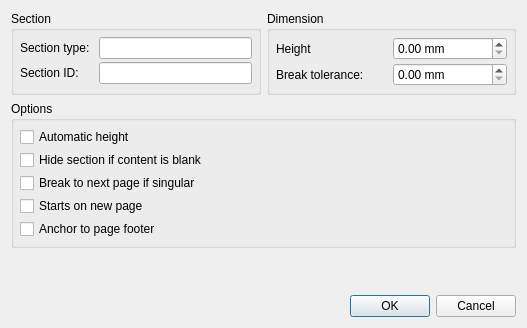
<?xml version="1.0" encoding="UTF-8"?>
<ui version="4.0">
 <class>NCRDSectionDialogUI</class>
 <widget class="QDialog" name="NCRDSectionDialogUI">
  <property name="windowModality">
   <enum>Qt::ApplicationModal</enum>
  </property>
  <property name="geometry">
   <rect>
    <x>0</x>
    <y>0</y>
    <width>527</width>
    <height>328</height>
   </rect>
  </property>
  <property name="windowTitle">
   <string>Report section settings</string>
  </property>
  <layout class="QVBoxLayout" name="formLayout">
   <item>
    <layout class="QHBoxLayout" name="horizontalLayout">
     <item>
      <widget class="QGroupBox" name="groupBox">
       <property name="title">
        <string>Section</string>
       </property>
       <layout class="QGridLayout" name="grid0">
        <property name="margin">
         <number>6</number>
        </property>
        <property name="spacing">
         <number>3</number>
        </property>
        <item row="1" column="1" colspan="2">
         <widget class="QLineEdit" name="leID"/>
        </item>
        <item row="0" column="1" colspan="2">
         <widget class="QLineEdit" name="leType">
          <property name="enabled">
           <bool>true</bool>
          </property>
          <property name="readOnly">
           <bool>true</bool>
          </property>
         </widget>
        </item>
        <item row="0" column="0">
         <widget class="QLabel" name="label">
          <property name="text">
           <string>Section type:</string>
          </property>
         </widget>
        </item>
        <item row="1" column="0">
         <widget class="QLabel" name="label_2">
          <property name="text">
           <string>Section ID:</string>
          </property>
         </widget>
        </item>
       </layout>
      </widget>
     </item>
     <item>
      <widget class="QGroupBox" name="groupBox_2">
       <property name="title">
        <string>Dimension</string>
       </property>
       <layout class="QGridLayout" name="gridLayout">
        <property name="margin">
         <number>6</number>
        </property>
        <property name="spacing">
         <number>3</number>
        </property>
        <item row="0" column="0">
         <widget class="QLabel" name="label_3">
          <property name="text">
           <string>Height</string>
          </property>
         </widget>
        </item>
        <item row="0" column="1">
         <widget class="QDoubleSpinBox" name="spHeight">
          <property name="suffix">
           <string> mm</string>
          </property>
          <property name="maximum">
           <double>999.990000000000009</double>
          </property>
         </widget>
        </item>
        <item row="1" column="0">
         <widget class="QLabel" name="label_4">
          <property name="text">
           <string>Break tolerance:</string>
          </property>
         </widget>
        </item>
        <item row="1" column="1">
         <widget class="QDoubleSpinBox" name="spOrphan">
          <property name="suffix">
           <string> mm</string>
          </property>
          <property name="maximum">
           <double>9999.000000000000000</double>
          </property>
         </widget>
        </item>
       </layout>
      </widget>
     </item>
    </layout>
   </item>
   <item>
    <widget class="QGroupBox" name="groupBox_3">
     <property name="title">
      <string>Options</string>
     </property>
     <layout class="QVBoxLayout" name="verticalLayout">
      <property name="spacing">
       <number>3</number>
      </property>
      <property name="margin">
       <number>6</number>
      </property>
      <item>
       <widget class="QCheckBox" name="cbAutoHeight">
        <property name="text">
         <string>Automatic height</string>
        </property>
       </widget>
      </item>
      <item>
       <widget class="QCheckBox" name="cbHideIfBlank">
        <property name="text">
         <string>Hide section if content is blank</string>
        </property>
       </widget>
      </item>
      <item>
       <widget class="QCheckBox" name="cbNotAlone">
        <property name="text">
         <string>Break to next page if singular</string>
        </property>
       </widget>
      </item>
      <item>
       <widget class="QCheckBox" name="cbStartsOnNewPage">
        <property name="text">
         <string>Starts on new page</string>
        </property>
       </widget>
      </item>
      <item>
       <widget class="QCheckBox" name="cbAnchor">
        <property name="text">
         <string>Anchor to page footer</string>
        </property>
       </widget>
      </item>
     </layout>
    </widget>
   </item>
   <item>
    <spacer name="verticalSpacer">
     <property name="orientation">
      <enum>Qt::Vertical</enum>
     </property>
     <property name="sizeHint" stdset="0">
      <size>
       <width>20</width>
       <height>40</height>
      </size>
     </property>
    </spacer>
   </item>
   <item>
    <widget class="NCRDPrintWhenPanel" name="printWhenPanel" native="true"/>
   </item>
   <item>
    <widget class="QDialogButtonBox" name="buttonBox">
     <property name="orientation">
      <enum>Qt::Horizontal</enum>
     </property>
     <property name="standardButtons">
      <set>QDialogButtonBox::Cancel|QDialogButtonBox::Ok</set>
     </property>
    </widget>
   </item>
  </layout>
 </widget>
 <customwidgets>
  <customwidget>
   <class>NCRDPrintWhenPanel</class>
   <extends>QWidget</extends>
   <header>ncrdprintwhenpanel.h</header>
   <container>1</container>
  </customwidget>
 </customwidgets>
 <tabstops>
  <tabstop>leType</tabstop>
  <tabstop>leID</tabstop>
  <tabstop>buttonBox</tabstop>
 </tabstops>
 <resources/>
 <connections>
  <connection>
   <sender>buttonBox</sender>
   <signal>accepted()</signal>
   <receiver>NCRDSectionDialogUI</receiver>
   <slot>accept()</slot>
   <hints>
    <hint type="sourcelabel">
     <x>412</x>
     <y>344</y>
    </hint>
    <hint type="destinationlabel">
     <x>157</x>
     <y>274</y>
    </hint>
   </hints>
  </connection>
  <connection>
   <sender>buttonBox</sender>
   <signal>rejected()</signal>
   <receiver>NCRDSectionDialogUI</receiver>
   <slot>reject()</slot>
   <hints>
    <hint type="sourcelabel">
     <x>412</x>
     <y>350</y>
    </hint>
    <hint type="destinationlabel">
     <x>286</x>
     <y>274</y>
    </hint>
   </hints>
  </connection>
 </connections>
</ui>
